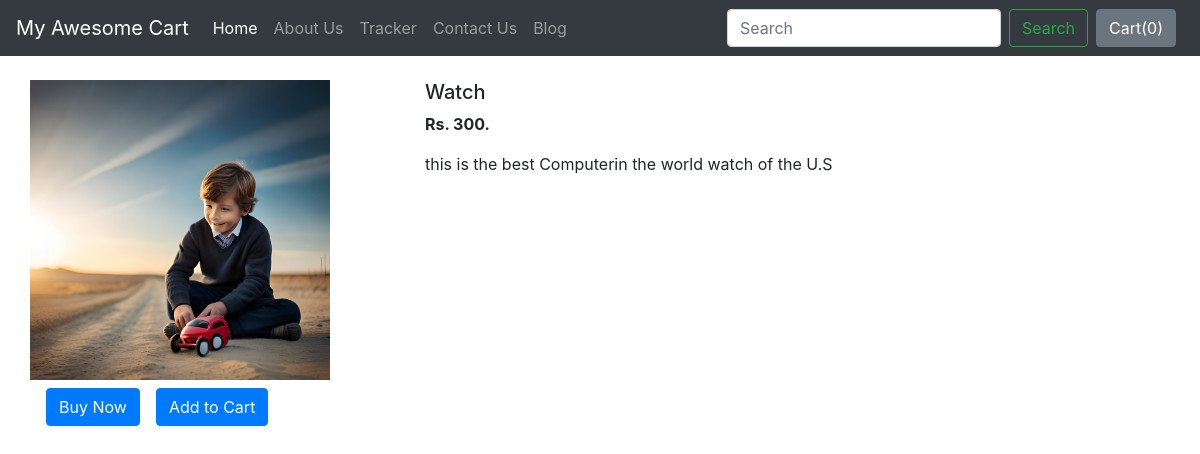
Page /shop/products/5 on the committed database.
### shop/models.py (models this page shows, shortened)
class Product(models.Model):
    product_id = models.AutoField
    product_name = models.CharField(max_length=50)
    category = models.CharField(max_length=50, default="")
    subcategory = models.CharField(max_length=50, default="")
    price = models.IntegerField(default=0)
    desc = models.CharField(max_length=300)
    pub_date = models.DateField()
    image = models.ImageField(upload_to="shop/images", default="")

### shop/views.py (the view)
# urls.py: path("products/<int:myid>", views.productview, name="ProdView"),
def productview(request, myid):
    product = Product.objects.filter(id=myid)
    return render(request, 'shop/prodView.html', {'product': product[0]})

### shop/templates/shop/prodView.html (shortened to what this page needs)
{% extends 'shop/basic.html' %}
{% block body %}
<div class="container my-4">
    <div class="row">
    <div class="col-md-4">
    <div class="row">
        <img src="/media/{{product.image}}" width="300px" height="300px">
    </div>
        <div class="row my-2">
            <button class="btn btn-primary mx-3">Buy Now</button>
            <button class="btn btn-primary">Add to Cart</button>
        </div>
        </div>
    <div class="col-md-8">
        <h5>{{product.product_name}}</h5>
        <p><b>Rs. {{product.price}}.</b></p>
        <p>{{product.desc}}</p>
    </div>
        </div>
</div>
{% endblock %}

### rows in the picture
Product: image (picture), product_name "Watch", price "300", desc "this is the best Computerin the world watch of the U.S"
